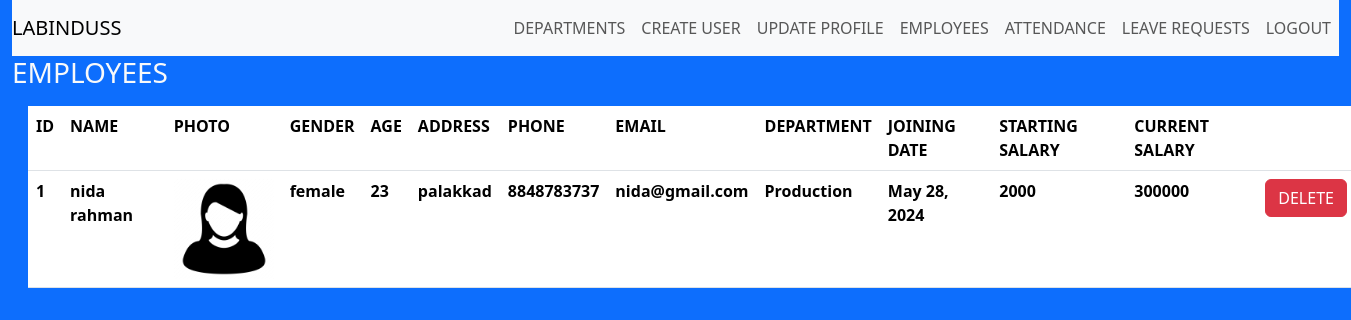
The app's page /profiles_admin, older data.
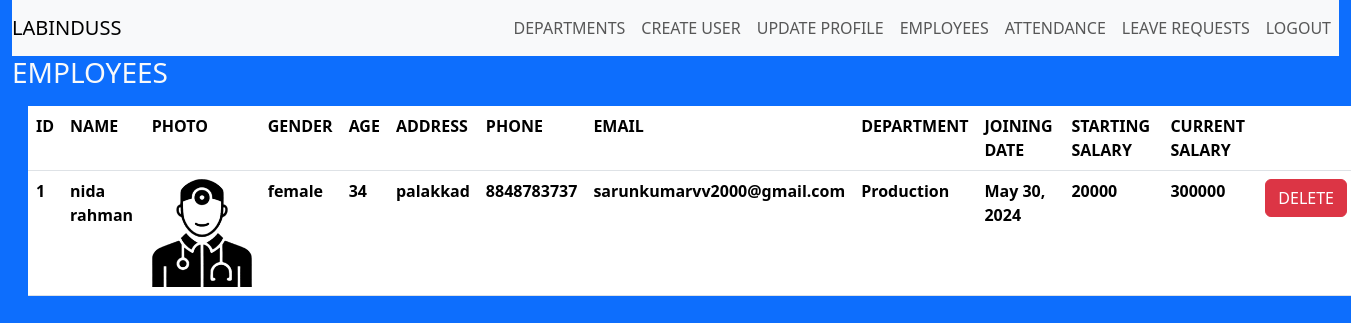
The same page, newer data.
### attendance_app/models.py (models this page shows)
class employee_profile(models.Model):
      user=models.ForeignKey(User,on_delete=models.CASCADE)
      employee_id=models.IntegerField()
      profile_photo=models.ImageField(upload_to="images/")
      gender=models.CharField(max_length=255)
      age=models.IntegerField()
      address=models.CharField(max_length=255)
      phone=models.CharField(max_length=10)
      email=models.EmailField()
      department=models.ForeignKey(department,on_delete=models.CASCADE)
      joining_date=models.DateField()
      starting_salary=models.IntegerField()
      current_salary=models.IntegerField()

class department(models.Model):
      title=models.CharField(max_length=255)

### attendance_app/views.py (the view)
# urls.py: path('profiles_admin',views.profiles_admin,name='profiles_admin'),
def profiles_admin(request):
      employees=employee_profile.objects.all()
      return render(request,'admin/profiles_admin.html',{"employees":employees})

### templates/admin/profiles_admin.html
{% extends 'admin/base.html' %}
{% block content %}
      <h3>EMPLOYEES</h3>
      <table class="table m-3">
            <tr>
                  <th scope='col'>ID</th>
                  <th scope='col'>NAME</th>
                  <th scope='col'>PHOTO</th>
                  <th scope='col'>GENDER</th>
                  <th scope='col'>AGE</th>
                  <th scope='col'>ADDRESS</th>
                  <th scope='col'>PHONE</th>
                  <th scope='col'>EMAIL</th>
                  <th scope='col'>DEPARTMENT</th>
                  <th scope='col'>JOINING DATE</th>
                  <th scope='col'>STARTING SALARY</th>
                  <th scope='col'>CURRENT SALARY</th>
                  <th scope="col"></th>
            </tr>
            {% for employee in employees %}
            <tr>
                  <th scope="row">{{employee.employee_id}}</th>
                  <th>{{employee.user.first_name}} {{employee.user.last_name}}</th>
                  <th><img src="{{employee.profile_photo.url}}" width="100px"></th>
                  <th>{{employee.gender}}</th>
                  <th>{{employee.age}}</th>
                  <th>{{employee.address}}</th>
                  <th>{{employee.phone}}</th>
                  <th>{{employee.email}}</th>
                  <th>{{employee.department.title}}</th>
                  <th>{{employee.joining_date}}</th>
                  <th>{{employee.starting_salary}}</th>
                  <th>{{employee.current_salary}}</th>
                  <th><a href="{% url 'delete_profile' employee.id %}" class="btn btn-danger">DELETE</a></th>
            </tr>
            {% endfor %}
      </table>
{% endblock %}

### templates/admin/base.html (shortened to what this page needs)
<!DOCTYPE html>
<html lang="en">
<head>
      <link href="https://cdn.jsdelivr.net/npm/bootstrap@5.3.3/dist/css/bootstrap.min.css" rel="stylesheet">
</head>
<body class=" bg-primary text-light">
      <div class="container-fluid">
      <nav class="navbar navbar-expand-lg navbar-light bg-light">
            <a class="navbar-brand" href="#">LABINDUSS</a>
            <div class="collapse navbar-collapse justify-content-end" id="navbarNav">
              <ul class="navbar-nav">
                <li class="nav-item">
                  <a class="nav-link" href="{% url 'departments' %}">DEPARTMENTS</a>
                </li>
                <li class="nav-item">
                  <a class="nav-link" href="{% url 'create_user' %}">CREATE USER</a>
                </li>
                <li class="nav-item">
                  <a class="nav-link" href="{% url 'employee_profile_update' %}">UPDATE PROFILE</a>
                </li>
                <li class="nav-item">
                  <a class="nav-link" href="{% url 'profiles_admin' %}">EMPLOYEES</a>
                </li>
                <li class="nav-item">
                  <a class="nav-link" href="{% url 'attendance_admin' %}">ATTENDANCE</a>
                </li>
                <li class="nav-item">
                  <a class="nav-link" href="{% url 'leave_requests_admin' %}">LEAVE REQUESTS</a>
                </li>
                <li class="nav-item">
                  <a class="nav-link" href="{% url 'logout' %}">LOGOUT</a>
                </li>
              </ul>
            </div>
      </nav>
      {% block content %}
      {% endblock %}
      </div>
</body>
</html>

Row changes from the older to the newer data that the page shows:
removed employee_profile: employee_id "1", user.first_name "nida", user.last_name "rahman", profile_photo (picture), gender "female", age "23", address "palakkad", phone "8848783737", email "nida@gmail.com", department "Production", joining_date "May 28, 2024", starting_salary "2000", current_salary "300000"
added employee_profile: employee_id "1", user.first_name "nida", user.last_name "rahman", profile_photo (picture), gender "female", age "34", address "palakkad", phone "8848783737", email "sarunkumarvv2000@gmail.com", department "Production", joining_date "May 30, 2024", starting_salary "20000", current_salary "300000"
